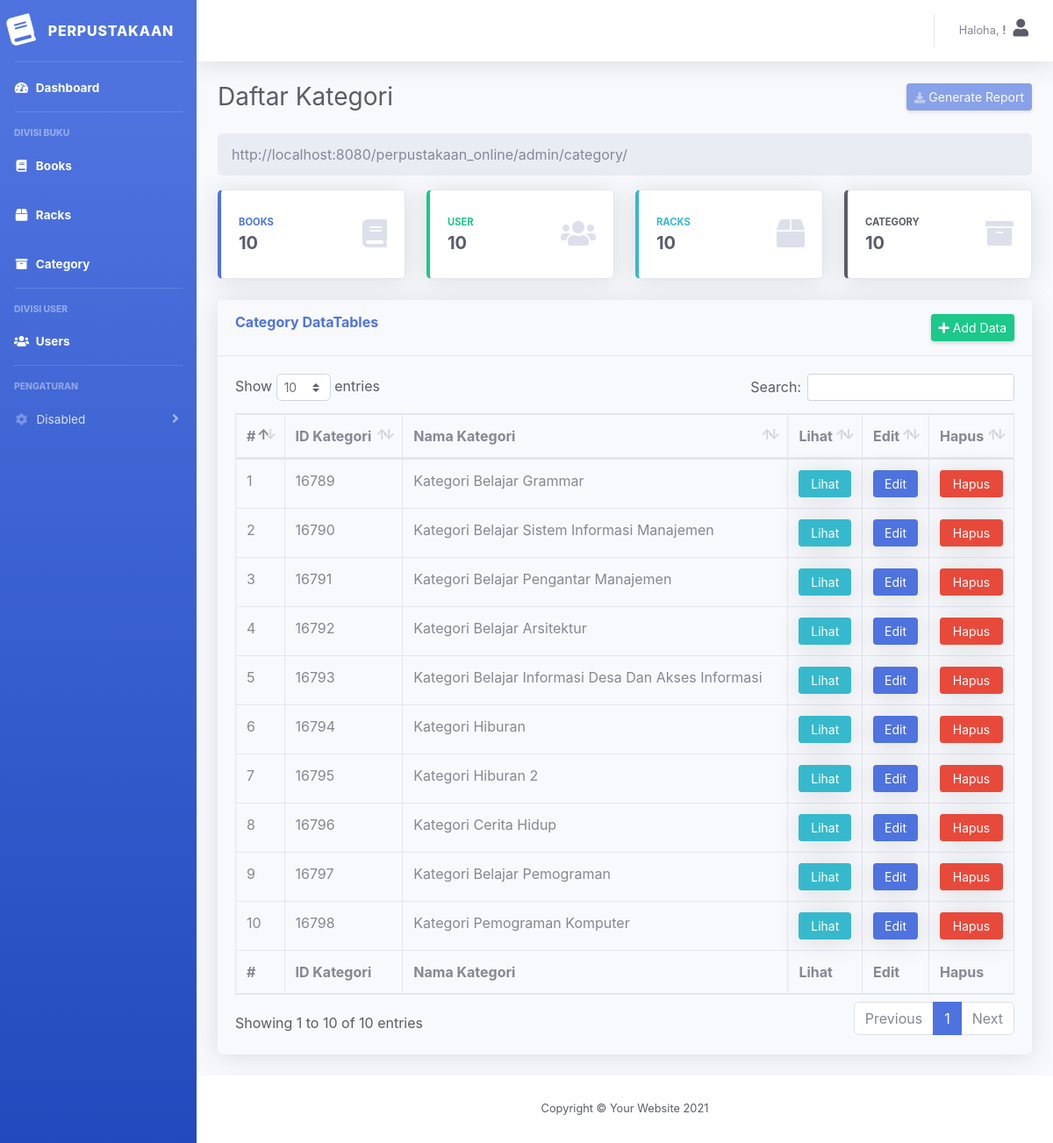
The page /admin/category/index.php on the database its author committed.
### tables this page shows
CREATE TABLE `kategori_buku` (
  `id_kategori_buku` int(11) NOT NULL AUTO_INCREMENT,
  `nama_kategori` varchar(100) NOT NULL,
  PRIMARY KEY (`id_kategori_buku`)
);

### admin/templates/category_table.php (the view)
<div class="rounded shadow mb-4">
    <div class="card-header py-3">
        <div class="row">
            <div class="col text-left">
                <h6 class="m-0 font-weight-bold text-primary">Category DataTables</h6>
            </div>
            <div class="col text-right">
                <a href="#" data-toggle="modal" data-target="#addCategoryModal" class="btn btn-sm btn-success shadow-sm"><i class="fas fa-plus"></i> Add Data</a>
            </div>
        </div>
    </div>
    <div class="card-body">
        <div class="table-responsive">
            <table class="table table-bordered" id="dataTable" width="100%" cellspacing="0">
                <thead>
                    <tr>
                        <th>#</th>
                        <th>ID Kategori</th>
                        <th>Nama Kategori</th>
                        <th>Lihat</th>
                        <th>Edit</th>
                        <th>Hapus</th>
                    </tr>
                </thead>
                <tfoot>
                    <tr>
                        <th>#</th>
                        <th>ID Kategori</th>
                        <th>Nama Kategori</th>
                        <th>Lihat</th>
                        <th>Edit</th>
                        <th>Hapus</th>
                    </tr>
                </tfoot>
                <tbody>
                    <?php
                		$viewCategory = mysqli_query($connect, "SELECT * FROM kategori_buku") or die(mysql_error());
                		$no = 1;
                		while($data = mysqli_fetch_array($viewCategory)){
                		?>
                		<tr>
                		    <td><?= $no++; ?></td>
                            <td><?= $data['id_kategori_buku']; ?></td>
                            <td><?= $data['nama_kategori']; ?></td>
                            <td><a href="<?= BASEURL ?>/admin/users/view.php?id_kategori_buku=<?= $data['id_kategori_buku']; ?>" class="btn btn-info shadow btn-block btn-sm shadow-sm">Lihat</a></td>
                            <td><a href="<?= BASEURL ?>/admin/users/edit.php?id_kategori_buku=<?= $data['id_kategori_buku']; ?>" class="btn btn-primary shadow btn-block btn-sm shadow-sm">Edit</a></td>
                            <td><a href="<?= BASEURL ?>/admin/users/delete.php?id_kategori_buku=<?= $data['id_kategori_buku']; ?>" class="btn btn-danger shadow btn-block btn-sm shadow-sm">Hapus</a></td>
                        </tr>
            		<?php } ?>
                </tbody>
            </table>
        </div>
    </div>
</div>

### rows shown on the page
kategori_buku: id_kategori_buku "16789", nama_kategori "Kategori Belajar Grammar"
kategori_buku: id_kategori_buku "16790", nama_kategori "Kategori Belajar Sistem Informasi Manajemen"
kategori_buku: id_kategori_buku "16791", nama_kategori "Kategori Belajar Pengantar Manajemen"
kategori_buku: id_kategori_buku "16792", nama_kategori "Kategori Belajar Arsitektur"
kategori_buku: id_kategori_buku "16793", nama_kategori "Kategori Belajar Informasi Desa Dan Akses Informasi"
kategori_buku: id_kategori_buku "16794", nama_kategori "Kategori Hiburan"
kategori_buku: id_kategori_buku "16795", nama_kategori "Kategori Hiburan 2"
kategori_buku: id_kategori_buku "16796", nama_kategori "Kategori Cerita Hidup"
kategori_buku: id_kategori_buku "16797", nama_kategori "Kategori Belajar Pemograman"
kategori_buku: id_kategori_buku "16798", nama_kategori "Kategori Pemograman Komputer"

### other values the page prints
BASEURL "http://localhost:8080/perpustakaan_online"
$countBooksValue "10"
$countUsersValue "10"
$countRacksValue "10"
$countCategoryValue "10"
